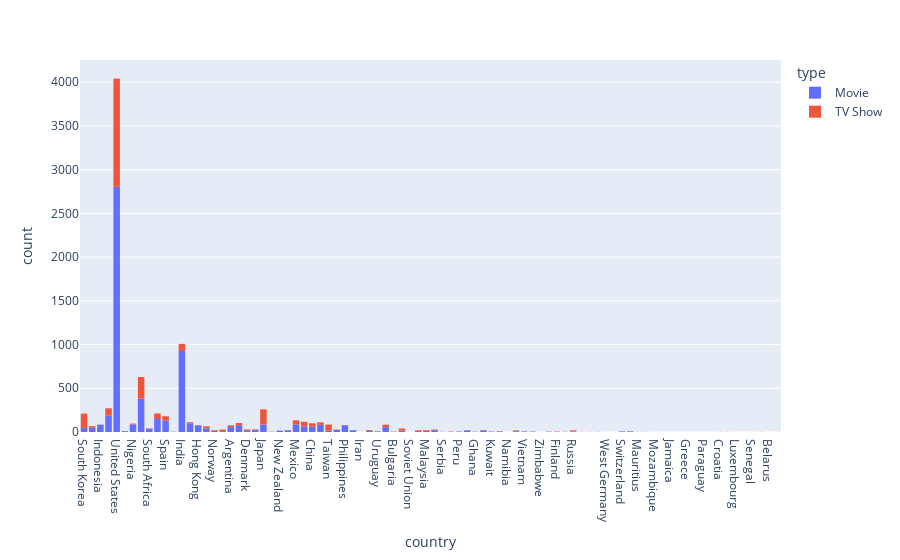

Notebook code for this chart:
### Markdown cell above
Create a new dataframe as country count

### Code cell
px.histogram(country_count,'country',color='type')

### Figure 1 — Plotly figure (JSON) as saved in the notebook; plotly's stock layout.template omitted (floating-point values rounded to 4 significant figures; data arrays with more than 128 entries replaced by an {"elided": "..."} marker saying what was removed)
{"data": [{"alignmentgroup": "True", "bingroup": "x", "hovertemplate": "type=Movie<br>country=%{x}<br>count=%{y}<extra></extra>", "legendgroup": "Movie", "marker": {"color": "#636efa", "pattern": {"shape": ""}}, "name": "Movie", "offsetgroup": "Movie", "orientation": "v", "showlegend": true, "type": "histogram", "x": {"elided": "6131 str values"}, "xaxis": "x", "yaxis": "y"}, {"alignmentgroup": "True", "bingroup": "x", "hovertemplate": "type=TV Show<br>country=%{x}<br>count=%{y}<extra></extra>", "legendgroup": "TV Show", "marker": {"color": "#EF553B", "pattern": {"shape": ""}}, "name": "TV Show", "offsetgroup": "TV Show", "orientation": "v", "showlegend": true, "type": "histogram", "x": {"elided": "2676 str values"}, "xaxis": "x", "yaxis": "y"}], "layout": {"barmode": "relative", "legend": {"title": {"text": "type"}, "tracegroupgap": 0}, "margin": {"t": 60}, "xaxis": {"anchor": "y", "domain": [0, 1], "title": {"text": "country"}}, "yaxis": {"anchor": "x", "domain": [0, 1], "title": {"text": "count"}}}}
